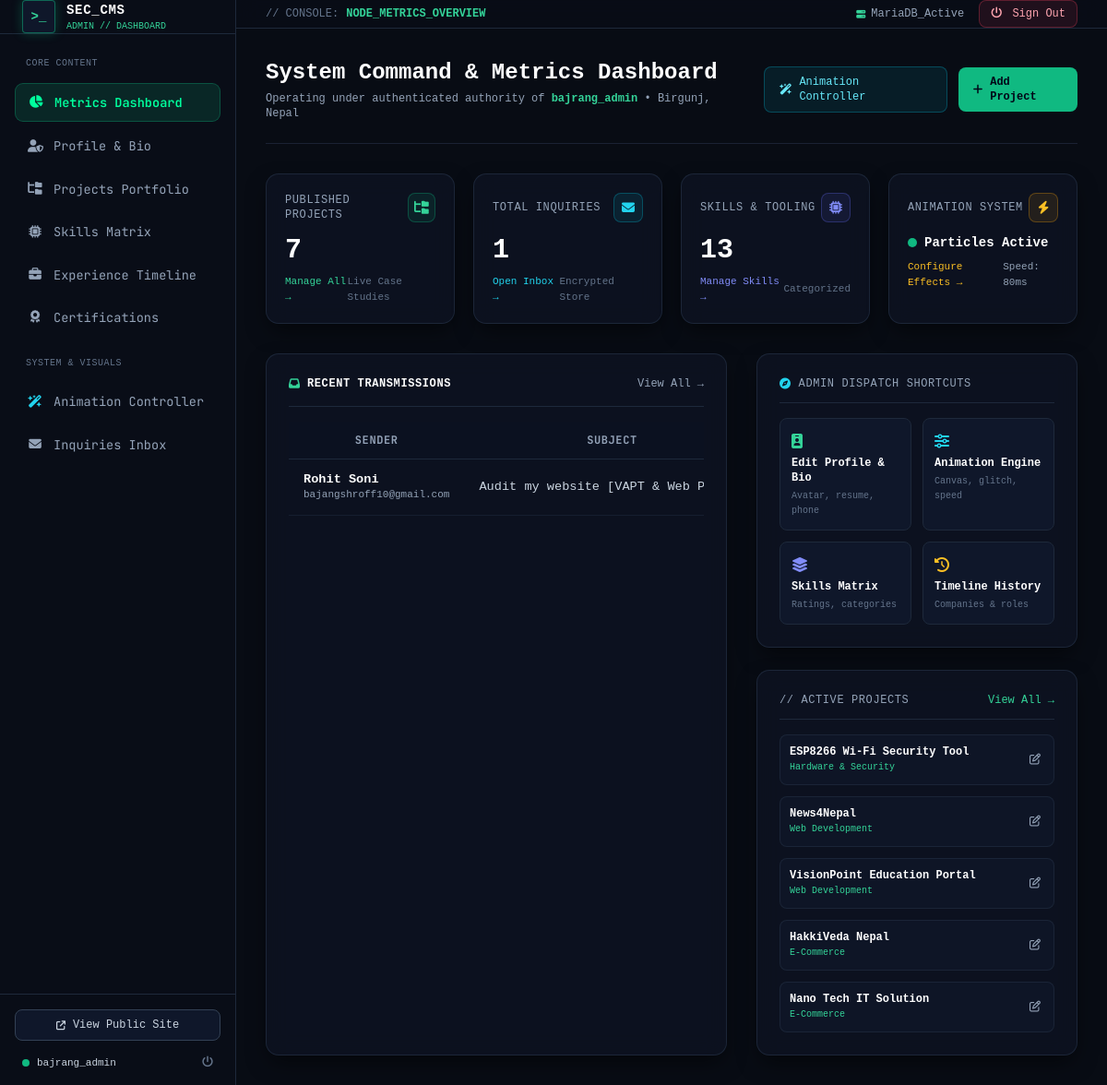
The page /admin/index.php (signed in) on the database its author committed.
### tables this page shows
CREATE TABLE `animation_settings` (
  `id` int(11) NOT NULL,
  `enable_particles` tinyint(4) DEFAULT 1,
  `particle_node_count` int(11) DEFAULT 60,
  `particle_color` varchar(20) DEFAULT '#10b981',
  `enable_glitch_effect` tinyint(4) DEFAULT 1,
  `enable_card_tilt` tinyint(4) DEFAULT 1,
  `typing_speed_ms` int(11) DEFAULT 80,
  `terminal_custom_commands` text DEFAULT NULL,
  PRIMARY KEY (`id`)
);

CREATE TABLE `contact_messages` (
  `id` int(11) NOT NULL AUTO_INCREMENT,
  `name` varchar(100) NOT NULL,
  `email` varchar(100) NOT NULL,
  `subject` varchar(150) NOT NULL,
  `message` text NOT NULL,
  `ip_address` varchar(45) NOT NULL,
  `status` varchar(20) DEFAULT 'unread',
  `created_at` datetime DEFAULT current_timestamp(),
  PRIMARY KEY (`id`)
);

CREATE TABLE `projects` (
  `id` int(11) NOT NULL AUTO_INCREMENT,
  `title` varchar(150) NOT NULL,
  `slug` varchar(150) NOT NULL,
  `category` varchar(50) NOT NULL,
  `description` text NOT NULL,
  `live_url` varchar(255) DEFAULT NULL,
  `github_url` varchar(255) DEFAULT NULL,
  `image_path` varchar(255) DEFAULT 'assets/img/profile-cyber.svg',
  `display_order` int(11) DEFAULT 0,
  `is_featured` tinyint(4) DEFAULT 1,
  PRIMARY KEY (`id`),
  UNIQUE KEY `slug` (`slug`)
);

### admin/index.php (the view, shortened to what the rows shown need)
<?php
require_once __DIR__ . '/includes/auth_guard.php';
$pdo = Database::getConnection();
$anim = $pdo->query("SELECT * FROM animation_settings WHERE id = 1 LIMIT 1")->fetch() ?: [];
$recentMessages = $pdo->query("SELECT * FROM contact_messages ORDER BY created_at DESC LIMIT 5")->fetchAll();
$recentProjects = $pdo->query("SELECT * FROM projects ORDER BY display_order ASC, id DESC LIMIT 5")->fetchAll();
?>
<!DOCTYPE html>
<html lang="en">
<head>
    <link rel="stylesheet" href="https://cdnjs.cloudflare.com/ajax/libs/font-awesome/6.5.1/css/all.min.css">
    <script src="https://cdn.tailwindcss.com"></script>
    <link rel="stylesheet" href="../assets/css/admin.css">
</head>
<body class="bg-[#080c14] text-slate-100 flex min-h-screen">
    <?php require_once __DIR__ . '/includes/nav.php'; ?>
    <div class="lg:pl-64 flex-grow flex flex-col min-w-0">
        <main class="p-6 lg:p-8 space-y-8 flex-grow">
            <div class="flex flex-col sm:flex-row sm:items-center justify-between gap-4 border-b border-slate-800/80 pb-6">
                <div>
                    <h1 class="text-2xl font-bold font-mono text-white">System Command & Metrics Dashboard</h1>
                    <p class="text-xs font-mono text-slate-400 mt-1">
                        Operating under authenticated authority of <strong class="text-emerald-400"><?= htmlspecialchars($currentAdmin['username']) ?></strong> &bull; Birgunj, Nepal
                    </p>
                </div>
            </div>
            <div class="grid grid-cols-1 sm:grid-cols-2 lg:grid-cols-4 gap-5">
                <div class="admin-card p-5 relative overflow-hidden">
                    <div class="mt-2 text-[11px] font-mono text-slate-400 flex items-center justify-between">
                        <a href="animations.php" class="text-amber-400 hover:underline">Configure Effects &rarr;</a>
                        <span>Speed: <?= (int)($anim['typing_speed_ms'] ?? 80) ?>ms</span>
                    </div>
                </div>
            </div>
            <div class="grid grid-cols-1 lg:grid-cols-12 gap-8">
                <div class="lg:col-span-7 admin-card p-6">
                    <?php if (empty($recentMessages)): ?>
                        <div class="text-center py-8 text-slate-500 font-mono text-xs">
                            <i class="fa-solid fa-comment-slash text-2xl mb-2 block"></i>
                            No contact inquiries recorded yet.
                        </div>
                    <?php else: ?>
                        <div class="overflow-x-auto">
                            <table class="admin-table font-mono text-xs">
                                <thead>
                                    <tr>
                                        <th>Sender</th>
                                        <th>Subject</th>
                                    </tr>
                                </thead>
                                <tbody>
                                    <?php foreach ($recentMessages as $msg): ?>
                                        <tr>
                                            <td>
                                                <div class="font-bold text-white"><?= htmlspecialchars($msg['name']) ?></div>
                                                <div class="text-[11px] text-slate-400"><?= htmlspecialchars($msg['email']) ?></div>
                                            </td>
                                            <td class="truncate max-w-xs text-slate-300">
                                                <?= htmlspecialchars($msg['subject']) ?>
                                            </td>
                                        </tr>
                                    <?php endforeach; ?>
                                </tbody>
                            </table>
                        </div>
                    <?php endif; ?>
                </div>
                <div class="lg:col-span-5 space-y-6">
                    <div class="admin-card p-6">
                        <div class="space-y-3 font-mono text-xs">
                            <?php foreach ($recentProjects as $p): ?>
                                <div class="flex items-center justify-between p-2.5 rounded-lg bg-slate-900/80 border border-slate-800/80">
                                    <div class="overflow-hidden">
                                        <div class="font-bold text-white truncate"><?= htmlspecialchars($p['title']) ?></div>
                                        <span class="text-[10px] text-emerald-400"><?= htmlspecialchars($p['category']) ?></span>
                                    </div>
                                    <a href="projects.php?action=edit&id=<?= $p['id'] ?>" class="text-slate-400 hover:text-white p-1" title="Edit Project">
                                        <i class="fa-regular fa-pen-to-square"></i>
                                    </a>
                                </div>
                            <?php endforeach; ?>
                        </div>
                    </div>
                </div>
            </div>
        </main>
    </div>
</body>
</html>

### admin/includes/nav.php (shortened to what the rows shown need)
<?php
$adminUser = Auth::user();
?>
<aside id="admin-sidebar" class="fixed top-0 left-0 bottom-0 z-50 w-64 bg-[#090d17] border-r border-slate-800 flex flex-col justify-between transition-transform duration-300 lg:translate-x-0 -translate-x-full">
    <div class="p-4 border-t border-slate-800 space-y-3">
        <div class="flex items-center justify-between px-2 pt-1 font-mono text-xs">
            <div class="flex items-center gap-2 overflow-hidden">
                <span class="w-2 h-2 rounded-full bg-emerald-500 shrink-0"></span>
                <span class="text-slate-300 truncate text-[11px]"><?= htmlspecialchars($adminUser['username'] ?? 'Admin') ?></span>
            </div>
        </div>
    </div>
</aside>

### rows shown on the page
animation_settings: typing_speed_ms "80"
contact_messages: name "Rohit Soni", email "bajangshroff10@gmail.com", subject "Audit my website [VAPT & Web Penet…"
projects: title "ESP8266 Wi-Fi Security Tool", category "Hardware & Security"
projects: title "News4Nepal", category "Web Development"
projects: title "VisionPoint Education Portal", category "Web Development"
projects: title "HakkiVeda Nepal", category "E-Commerce"
projects: title "Nano Tech IT Solution", category "E-Commerce"

### other values the page prints
$adminUser['username'] "bajrang_admin"
Database::getDriverName() "MariaDB"
$currentAdmin['username'] "bajrang_admin"
$projectCount "7"
$messageCount "1"
$skillCount "13"
